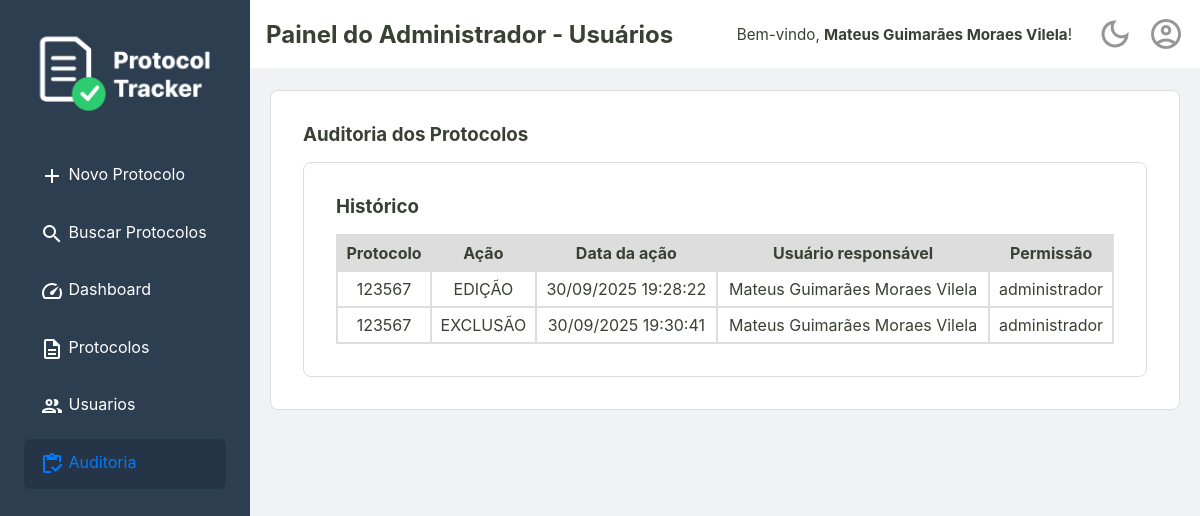
/admin/auditoria (signed in), run on an earlier commit of the app's database.
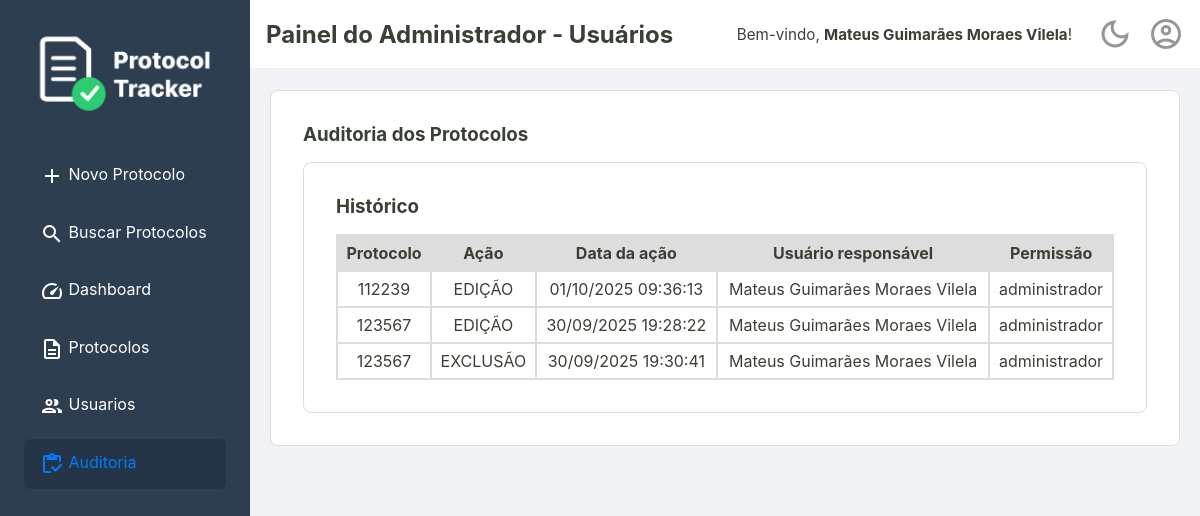
And on a later commit of the database.
### tables this page shows
CREATE TABLE usuarios (
    id INTEGER PRIMARY KEY,
    nome TEXT NOT NULL,
    email TEXT NOT NULL UNIQUE,
    cpf TEXT NOT NULL UNIQUE,
    senha TEXT NOT NULL,
    permissao TEXT NOT NULL DEFAULT 'operador',
    criado_em TEXT NOT NULL,
    ativo INTEGER NOT NULL DEFAULT 1
  );

CREATE TABLE protocolos_auditoria (
    id INTEGER PRIMARY KEY,
    protocolo_id TEXT NOT NULL,
    usuario_id INTEGER NOT NULL,
    numero_protocolo TEXT NOT NULL,
    acao TEXT NOT NULL,
    data_acao TEXT NOT NULL,
    FOREIGN KEY (protocolo_id) REFERENCES protocolos (id),
    FOREIGN KEY (usuario_id) REFERENCES usuarios (id)
  );

### src/Controller/AdminController.php (called while the page is built, shortened)
<?php
class AdminController {
    private ?Usuario $usuarioLogado = null;
    private bool $isAdmin = false;
    public function __construct(
        private UsuarioRepository $usuarioRepositorio,
        private UsuarioService $usuarioService,
        private ProtocoloRepositorySql $protocoloRepositorio,
        private AuditService $auditService
    ) {
        $idUsuario = $_SESSION['usuario_logado_id'] ?? null;
        if ($idUsuario) {
            $this->usuarioLogado = $this->usuarioRepositorio->buscaPorId($idUsuario);
        }
        if ($this->usuarioLogado && $this->usuarioLogado->permissao() === 'administrador') {
            $this->isAdmin = true;
        }
    }
    public function listaAuditoria()
    {
        try {
            $tituloDaPagina = "Painel do Administrador - Usuários";
            $usuarioLogado = $this->usuarioLogado;
            $isAdmin = $this->isAdmin;
            $listaAuditoria = $this->auditService->listaAuditoria();
            require __DIR__ . '/../../templates/admin/auditoria.php';
        } catch (Exception $e) {
            $erro = $e->getMessage();
            $usuarioLogado = $this->usuarioLogado;
            $isAdmin = $this->isAdmin;
            require __DIR__ . '/../../templates/home.php';
        }
    }
}

### src/Repository/UsuarioRepository.php (called while the page is built, shortened)
<?php
final class UsuarioRepository
{
    private PDO $connection;
    public function __construct(PDO $connection)
    {
        $this->connection = $connection;
    }
    public function buscaPorId(int $id): ?Usuario
    {
        $sqlQuery = "SELECT * FROM usuarios WHERE id = :id;";
        $stmt = $this->connection->prepare($sqlQuery);
        $stmt->bindValue(':id', $id);
        $stmt->execute();
        $dadosUsuario = $stmt->fetch();
        return Usuario::fromArray($dadosUsuario);
    }
}

### src/Model/Usuario.php (called while the page is built, shortened)
<?php
class Usuario {
    public function nome(): string
    {
        return $this->nome;
    }
    public static function fromArray(array $dados): self
    {
        try {
            $data = new DateTimeImmutable($dados['criado_em']);
        } catch (Exception $e) {
            throw new Exception("Falha ao criar data a partir do valor: " . ($dados['criado_em'] ?? 'N/A'));
        }
        return new self(
            $dados['id'],
            $dados['nome'],
            $dados['email'],
            $dados['cpf'],
            $dados['senha'],
            $dados['permissao'],
            $data,
            (bool) $dados['ativo']
        );
    }
}

### src/Controller/UsuarioController.php (called while the page is built, shortened)
<?php
class UsuarioController
{
    public function __construct(
        private UsuarioRepository $repositorio,
        private UsuarioService $usuarioService,
        private LoginService $loginService,
    ) {
        $id_usuario = $_SESSION['usuario_logado_id'] ?? null;
        if ($id_usuario) {
            $this->usuarioLogado = $this->repositorio->buscaPorId($id_usuario);
        }
    }
}

### src/Repository/AuditRepository.php (called while the page is built, shortened)
<?php
final class AuditRepository
{
    private PDO $connection;
    public function __construct(PDO $connection)
    {
        $this->connection = $connection;
    }
    public function listaAuditoria(): array
    {
        $sqlQuery = "SELECT audit.numero_protocolo, audit.acao, audit.data_acao, user.nome, user.permissao
        FROM protocolos_auditoria AS audit
        JOIN usuarios AS user
        ON audit.usuario_id = user.id
        ORDER BY numero_protocolo, data_acao;";
        $stmt = $this->connection->query($sqlQuery);
        return $stmt->fetchAll();
    }
}

### src/Service/AuditService.php (called while the page is built, shortened)
<?php
final class AuditService
{
    public function listaAuditoria(): array
    {
        return $this->repositorio->listaAuditoria();
    }
}

### templates/admin/auditoria.php (the view, shortened to what this page needs)
<?php require __DIR__ . '/../_partials/_header.php'; ?>
<div class="container-principal-busca">
    <div class="listagem-container">
        <h3>Auditoria dos Protocolos</h3>
        <section class="listagem-container">
            <h3>Histórico</h3>
            <table id="tabela-protocolos" class="protocolos-table">
                <thead>
                    <tr>
                        <th>Protocolo</th>
                        <th>Ação</th>
                        <th>Data da ação</th>
                        <th>Usuário responsável</th>
                        <th>Permissão</th>
                    </tr>
                </thead>
                <tbody>
                    <?php foreach ($listaAuditoria as $registro): ?>
                        <tr>
                            <td> <?= htmlspecialchars($registro['numero_protocolo']) ?> </td>
                            <td> <?= htmlspecialchars($registro['acao']) ?> </td>
                            <td> <?= (new DateTimeImmutable($registro['data_acao']))->format('d/m/Y H:i:s') ?> </td>
                            <td> <?= htmlspecialchars($registro['nome']) ?> </td>
                            <td> <?= htmlspecialchars($registro['permissao']) ?> </td>
                        </tr>
                    <?php endforeach; ?>
                </tbody>
            </table>
        </section>
    </div>
</div>
<?php require __DIR__ . '/../_partials/_footer.php'; ?>

### public/index.php (shortened to what this page needs)
<?php
try {
    $connection = ConnectionCreator::createConnection();
    $auditRepository = new AuditRepository($connection);
    $usuarioRepositorio = new UsuarioRepository($connection);
    $repositorio = new ProtocoloRepositorySql($connection);
    $auditService = new AuditService($auditRepository);
    $usuarioService = new UsuarioService($usuarioRepositorio);
    $loginService = new LoginService($usuarioRepositorio);
    $usuarioController = new UsuarioController($usuarioRepositorio, $usuarioService, $loginService);
    $adminController = new AdminController($usuarioRepositorio, $usuarioService, $repositorio, $auditService);
    $uri = $_SERVER['REQUEST_URI'];
    $uri = parse_url($uri, PHP_URL_PATH);
    switch ($uri) {
        case '/admin/auditoria':
            $adminController->listaAuditoria();
            break;
    }
} catch (Exception $e) {
    http_response_code(500);
    echo "<p>Mensagem do Erro: " . $e->getMessage() . "</p>";
    echo "<p>Por favor, tente novamente mais tarde.</p>";
}

### templates/_partials/_header.php (shortened to what this page needs)
<!DOCTYPE html>
<html lang="pt-br">
<head>
    <link rel="stylesheet" href="/assets/css/style.css">
    <link rel="stylesheet" href="https://cdn.datatables.net/2.0.8/css/dataTables.dataTables.css">
</head>
<body>
    <div class="container-principal">
        <aside class="sidebar">
            <div class="sidebar-logo">
                <img src="/assets/imgs/ProtocolTrackerLogo.png" alt="Logo Protocol Tracker">
            </div>
            <nav>
                <ul>
                    <?php $uri = parse_url($_SERVER['REQUEST_URI'], PHP_URL_PATH); ?>
                    <li><a href="/home" class="<?= ($uri === '/home') ? 'active' : '' ?>"><span class="material-icons-outlined">add</span> Novo Protocolo</a></li>
                    <li><a href="/busca" class="<?= ($uri === '/busca') ? 'active' : '' ?>"><span class="material-icons-outlined">search</span> Buscar Protocolos</a></li>
                    <li><a href="/dashboard" class="<?= ($uri === '/dashboard') ? 'active' : '' ?>"><span class="material-icons-outlined">speed</span> Dashboard</a></li>
                    <?php if (isset($isAdmin) && $isAdmin === true): ?>
                        <li>
                            <a href="/admin/protocolos" class="<?= (str_starts_with($uri, '/admin/protocolos')) ? 'active' : '' ?>">
                                <span class="material-icons-outlined">description</span> Protocolos
                            </a>
                        </li>
                        <li>
                            <a href="/admin/usuarios" class="<?= (str_starts_with($uri, '/admin/usuarios')) ? 'active' : '' ?>">
                                <span class="material-icons-outlined">group</span> Usuarios
                            </a>
                        </li>
                        <li>
                            <a href="/admin/auditoria" class="<?= (str_starts_with($uri, '/admin/auditoria')) ? 'active' : '' ?>">
                                <span class="material-icons-outlined">inventory</span> Auditoria
                            </a>
                        </li>
                    <?php endif; ?>
                </ul>
            </nav>
        </aside>
        <div class="div-conteudo-principal">
            <?php require __DIR__ . '/_content-header.php'; ?>
            <main class="conteudo-principal">

### templates/_partials/_content-header.php (shortened to what this page needs)
<div class="content-header">
    <div class="header-title">
        <h2><?= isset($tituloDaPagina) ? htmlspecialchars($tituloDaPagina) : 'Página sem Título' ?></h2>
    </div>
    <div class="header-actions">
        <?php if (isset($usuarioLogado) && $usuarioLogado): ?>
            <div class="welcome-message">
                <span>Bem-vindo, <strong><?= htmlspecialchars($usuarioLogado->nome()) ?></strong>!</span>
            </div>
        <?php endif; ?>
        <a href="#" id="theme-toggle" class="action-icon" title="Mudar Tema">
            <span class="material-icons-outlined">dark_mode</span>
        </a>
        <div class="dropdown">
            <a href="#" id="user-menu-toggle" class="action-icon" title="Perfil do Usuário">
                <span class="material-icons-outlined">account_circle</span>
            </a>
        </div>
    </div>
</div>

### templates/_partials/_footer.php (shortened to what this page needs)
            </main>
        </div>
    </div>
</body>
</html>

### public/assets/css/style.css (style rules this page uses)
:root { --cor-fundo-sidebar: #2c3e50; --cor-fundo-sidebar-hover: #33465c; --cor-fontes-sidebar: #ffffff; --cor-fundo-header: #ffffff; --cor-bordas: #ddd; --cor-fundo-body: #f0f2f5; --cor-fontes-body: #394034; --cor-fundo-sidebar-active: #253547; --cor-fontes-sidebar-active: #007bff; --cor-bordas-focus: #80bdff; --cor-fontes-main-button: #ffffff; --cor-main-button: #28a745; --cor-fontes-cards: #696969; --cor-icones-header: #969696; --cor-icones-header-hover: #007bff; --cor-primaria-erro: #ff2c2c; }
* { margin: 0; padding: 0; box-sizing: border-box; }
body { font-family: -apple-system, BlinkMacSystemFont, 'Segoe UI', Roboto, 'Helvetica Neue', Arial, sans-serif; background-color: var(--cor-fundo-body); color: var(--cor-fontes-body); display: flex; flex-direction: column; min-height: 100vh; }
a { text-decoration: none; }
.sidebar { width: 250px; background-color: var(--cor-fundo-sidebar); padding: 1.5rem; flex-shrink: 0; }
.sidebar nav ul { list-style: none; }
.sidebar nav ul li a { display: block; color: var(--cor-fontes-sidebar); padding: 0.8rem 1rem; border-radius: 6px; margin-bottom: 0.5rem; transition: background-color 0.2s ease-in-out; }
.sidebar nav ul li a.active { background-color: var(--cor-fundo-sidebar-active); color: var(--cor-fontes-sidebar-active); }
.sidebar-logo { text-align: center; margin-bottom: 1.5rem; }
.sidebar-logo img { max-width: 100%; height: auto; }
.content-header { width: 100%; margin: 0 auto 1.4rem auto; display: flex; justify-content: space-between; align-items: center; background-color: var(--cor-fundo-header); padding: 1rem; }
.header-actions { display: flex; align-items: center; gap: 15px; }
.action-icon { color: var(--cor-icones-header); transition: color 0.2s; display: flex; align-items: center; }
.action-icon .material-icons-outlined { font-size: 36px; }
.div-conteudo-principal { width: 100%; }
.container-principal { display: flex; flex-grow: 1; }
.conteudo-principal { flex-grow: 1; overflow-y: auto; display: flex; flex-direction: column; align-items: center; padding: 0 20px; }
.container-principal-busca { width: 100%; display: flex; flex-direction: column; gap: 20px; }
.busca-form-container, .listagem-container { width: 100%; max-width: 1400px; border: 1px solid var(--cor-bordas); margin: 0 auto; background-color: var(--cor-fundo-header); padding: 2rem; border-radius: 8px; }
.listagem-container h3 { margin-bottom: 1rem; }
.protocolos-table { width: 100%; border-collapse: collapse; border-spacing: 0; }
.protocolos-table th, .protocolos-table td { padding: 7px; border: 2px solid var(--cor-bordas); text-align: center; vertical-align: middle; }
.protocolos-table thead { background-color: var(--cor-bordas); }
.material-icons-outlined { vertical-align: middle; }
.dropdown { position: relative; display: inline-block; }
.header-actions .welcome-message { color: var(--cor-fontes-body); font-size: 0.95rem; margin-right: 10px; white-space: nowrap; }

What changed in the data, as far as the page shows it:
added protocolos_auditoria: numero_protocolo "112239", acao "EDIÇÃO", data_acao "01/10/2025 09:36:13", usuario.nome "Mateus Guimarães Moraes Vilela", usuario.permissao "administrador"
